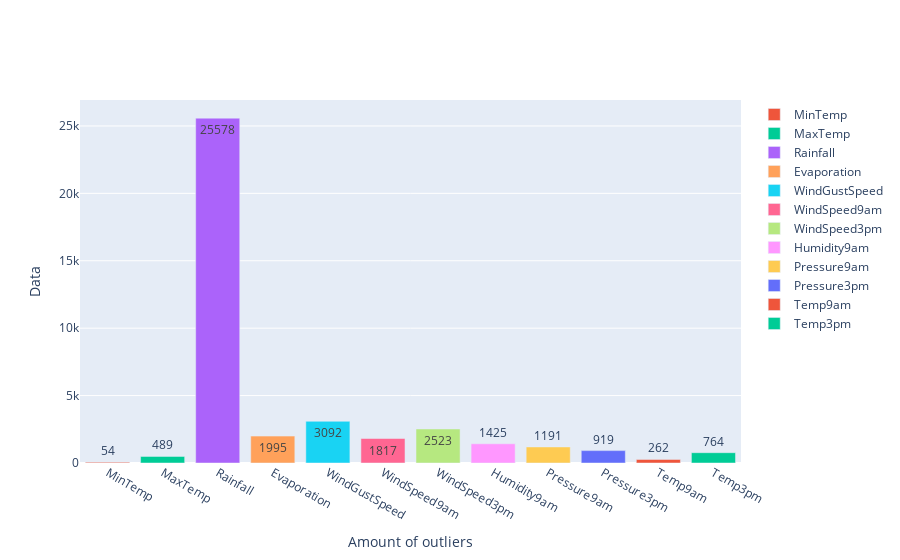

Notebook code for this chart:
### Code cell
#Plot amount of outlier data points in each column
fig = go.Figure(data=[go.Bar()])

for col in cols_with_outliers:
    IQR = df[col].quantile(0.75) - df[col].quantile(0.25)
    lower_lim = df[col].quantile(0.25) - (IQR * 1.5)
    upper_lim = df[col].quantile(0.75) + (IQR * 1.5)
    outlier_amount = df[(df[col] < lower_lim) | (df[col] > upper_lim)].shape[0]
    
    fig.add_trace(go.Bar(name=col,
                         x=[col], 
                         y=[outlier_amount],
                         text=outlier_amount))
    
fig.update_xaxes(title_text="Amount of outliers")
fig.update_yaxes(title_text="Data")
fig.update_layout(barmode='group')
fig.show()

### Figure 1 — Plotly figure (JSON) as saved in the notebook; plotly's stock layout.template omitted (floating-point values rounded to 4 significant figures)
{"data": [{"type": "bar"}, {"name": "MinTemp", "text": "54", "type": "bar", "x": ["MinTemp"], "y": [54]}, {"name": "MaxTemp", "text": "489", "type": "bar", "x": ["MaxTemp"], "y": [489]}, {"name": "Rainfall", "text": "25578", "type": "bar", "x": ["Rainfall"], "y": [25578]}, {"name": "Evaporation", "text": "1995", "type": "bar", "x": ["Evaporation"], "y": [1995]}, {"name": "WindGustSpeed", "text": "3092", "type": "bar", "x": ["WindGustSpeed"], "y": [3092]}, {"name": "WindSpeed9am", "text": "1817", "type": "bar", "x": ["WindSpeed9am"], "y": [1817]}, {"name": "WindSpeed3pm", "text": "2523", "type": "bar", "x": ["WindSpeed3pm"], "y": [2523]}, {"name": "Humidity9am", "text": "1425", "type": "bar", "x": ["Humidity9am"], "y": [1425]}, {"name": "Pressure9am", "text": "1191", "type": "bar", "x": ["Pressure9am"], "y": [1191]}, {"name": "Pressure3pm", "text": "919", "type": "bar", "x": ["Pressure3pm"], "y": [919]}, {"name": "Temp9am", "text": "262", "type": "bar", "x": ["Temp9am"], "y": [262]}, {"name": "Temp3pm", "text": "764", "type": "bar", "x": ["Temp3pm"], "y": [764]}], "layout": {"autosize": true, "barmode": "group", "xaxis": {"autorange": true, "range": [-0.5, 11.5], "title": {"text": "Amount of outliers"}, "type": "category"}, "yaxis": {"autorange": true, "range": [0, 26920.0], "title": {"text": "Data"}, "type": "linear"}}}
